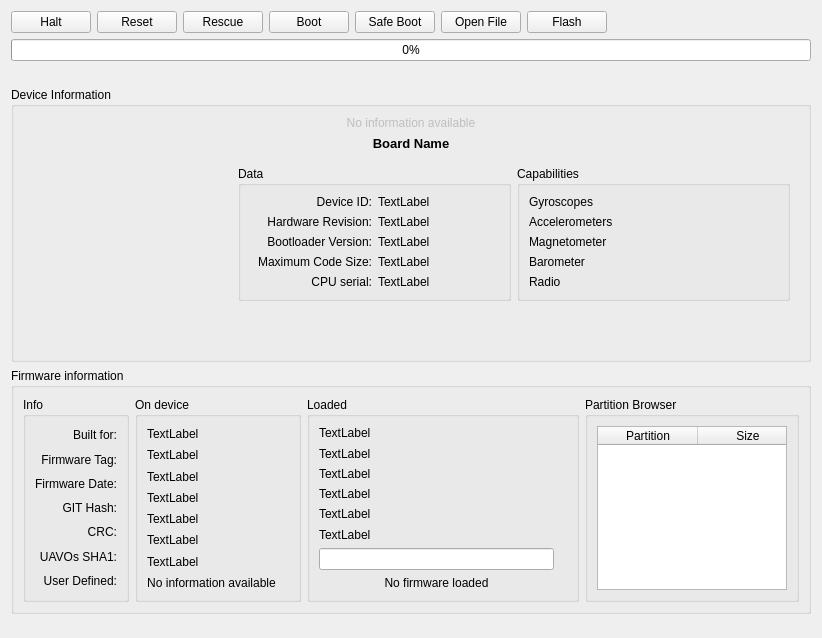
<?xml version="1.0" encoding="UTF-8"?>
<ui version="4.0">
 <class>UploaderngWidget</class>
 <widget class="QWidget" name="UploaderngWidget">
  <property name="geometry">
   <rect>
    <x>0</x>
    <y>0</y>
    <width>822</width>
    <height>638</height>
   </rect>
  </property>
  <property name="windowTitle">
   <string>Form</string>
  </property>
  <layout class="QVBoxLayout" name="verticalLayout">
   <item>
    <layout class="QHBoxLayout" name="horizontalLayout">
     <item>
      <widget class="QPushButton" name="haltButton">
       <property name="enabled">
        <bool>true</bool>
       </property>
       <property name="toolTip">
        <string>&lt;html&gt;&lt;head/&gt;&lt;body&gt;&lt;p&gt;Tells the mainboard to go down&lt;/p&gt;&lt;p&gt;to bootloader mode.&lt;/p&gt;&lt;p&gt;(Only enabled if telemetry link is established trough USB)&lt;/p&gt;&lt;/body&gt;&lt;/html&gt;</string>
       </property>
       <property name="text">
        <string>Halt</string>
       </property>
      </widget>
     </item>
     <item>
      <widget class="QPushButton" name="resetButton">
       <property name="enabled">
        <bool>true</bool>
       </property>
       <property name="toolTip">
        <string>Reset the system.
(Only enabled if telemetry link is established, either
through serial or USB)</string>
       </property>
       <property name="text">
        <string>Reset</string>
       </property>
      </widget>
     </item>
     <item>
      <widget class="QPushButton" name="rescueButton">
       <property name="toolTip">
        <string>Start a guided procedure to manually
recover a system which does not boot.

Rescue is possible in USB mode only.</string>
       </property>
       <property name="text">
        <string>Rescue</string>
       </property>
      </widget>
     </item>
     <item>
      <widget class="QPushButton" name="bootButton">
       <property name="enabled">
        <bool>true</bool>
       </property>
       <property name="toolTip">
        <string>&lt;html&gt;&lt;head/&gt;&lt;body&gt;&lt;p&gt;Boots the system.&lt;/p&gt;&lt;/body&gt;&lt;/html&gt;</string>
       </property>
       <property name="text">
        <string>Boot</string>
       </property>
      </widget>
     </item>
     <item>
      <widget class="QPushButton" name="safeBootButton">
       <property name="enabled">
        <bool>true</bool>
       </property>
       <property name="toolTip">
        <string>&lt;html&gt;&lt;head/&gt;&lt;body&gt;&lt;p&gt;Boots the system into safe mode (ie. default HwSettings)&lt;/p&gt;&lt;/body&gt;&lt;/html&gt;</string>
       </property>
       <property name="text">
        <string>Safe Boot</string>
       </property>
      </widget>
     </item>
     <item>
      <widget class="QPushButton" name="openButton">
       <property name="toolTip">
        <string>&lt;html&gt;&lt;head/&gt;&lt;body&gt;&lt;p&gt;Opens a file containing the firmware you wish to flash&lt;/p&gt;&lt;/body&gt;&lt;/html&gt;</string>
       </property>
       <property name="text">
        <string>Open File</string>
       </property>
      </widget>
     </item>
     <item>
      <widget class="QPushButton" name="flashButton">
       <property name="toolTip">
        <string>&lt;html&gt;&lt;head/&gt;&lt;body&gt;&lt;p&gt;Flashes the currently loaded firmware to the board&lt;/p&gt;&lt;/body&gt;&lt;/html&gt;</string>
       </property>
       <property name="text">
        <string>Flash</string>
       </property>
      </widget>
     </item>
     <item>
      <spacer name="horizontalSpacer">
       <property name="orientation">
        <enum>Qt::Horizontal</enum>
       </property>
       <property name="sizeHint" stdset="0">
        <size>
         <width>40</width>
         <height>20</height>
        </size>
       </property>
      </spacer>
     </item>
     <item>
      <widget class="QPushButton" name="pbHelp">
       <property name="text">
        <string/>
       </property>
       <property name="icon">
        <iconset resource="../coreplugin/core.qrc">
         <normaloff>:/core/images/helpicon.svg</normaloff>:/core/images/helpicon.svg</iconset>
       </property>
       <property name="iconSize">
        <size>
         <width>30</width>
         <height>30</height>
        </size>
       </property>
       <property name="flat">
        <bool>true</bool>
       </property>
      </widget>
     </item>
    </layout>
   </item>
   <item>
    <widget class="QProgressBar" name="progressBar">
     <property name="value">
      <number>0</number>
     </property>
    </widget>
   </item>
   <item>
    <layout class="QHBoxLayout" name="horizontalLayout_2">
     <item>
      <widget class="QLabel" name="statusPic">
       <property name="text">
        <string/>
       </property>
       <property name="scaledContents">
        <bool>true</bool>
       </property>
      </widget>
     </item>
     <item>
      <widget class="QLabel" name="statusLabel">
       <property name="sizePolicy">
        <sizepolicy hsizetype="MinimumExpanding" vsizetype="Preferred">
         <horstretch>0</horstretch>
         <verstretch>0</verstretch>
        </sizepolicy>
       </property>
       <property name="font">
        <font>
         <weight>75</weight>
         <bold>true</bold>
        </font>
       </property>
       <property name="text">
        <string/>
       </property>
      </widget>
     </item>
    </layout>
   </item>
   <item>
    <widget class="QSplitter" name="splitter">
     <property name="orientation">
      <enum>Qt::Vertical</enum>
     </property>
     <widget class="QWidget" name="verticalLayoutWidget">
      <layout class="QVBoxLayout" name="verticalLayout_3">
       <item>
        <widget class="QGroupBox" name="deviceGB">
         <property name="title">
          <string>Device Information</string>
         </property>
         <layout class="QVBoxLayout" name="verticalLayout_2">
          <item>
           <widget class="QLabel" name="deviceInformationNoInfo">
            <property name="enabled">
             <bool>false</bool>
            </property>
            <property name="text">
             <string>No information available</string>
            </property>
            <property name="alignment">
             <set>Qt::AlignCenter</set>
            </property>
           </widget>
          </item>
          <item>
           <widget class="QLabel" name="boardName_lbl">
            <property name="sizePolicy">
             <sizepolicy hsizetype="Preferred" vsizetype="Fixed">
              <horstretch>0</horstretch>
              <verstretch>0</verstretch>
             </sizepolicy>
            </property>
            <property name="font">
             <font>
              <pointsize>10</pointsize>
              <weight>75</weight>
              <bold>true</bold>
             </font>
            </property>
            <property name="text">
             <string>Board Name</string>
            </property>
            <property name="alignment">
             <set>Qt::AlignCenter</set>
            </property>
            <property name="wordWrap">
             <bool>true</bool>
            </property>
           </widget>
          </item>
          <item>
           <widget class="QWidget" name="deviceInformationMainLayout" native="true">
            <layout class="QHBoxLayout" name="deviceInformationLayout">
             <item>
              <widget class="QLabel" name="boardPic">
               <property name="maximumSize">
                <size>
                 <width>200</width>
                 <height>200</height>
                </size>
               </property>
               <property name="text">
                <string/>
               </property>
               <property name="scaledContents">
                <bool>false</bool>
               </property>
              </widget>
             </item>
             <item>
              <layout class="QVBoxLayout" name="verticalLayout_4">
               <item>
                <layout class="QHBoxLayout" name="horizontalLayout_3">
                 <item>
                  <widget class="QGroupBox" name="dataGB">
                   <property name="title">
                    <string>Data</string>
                   </property>
                   <layout class="QGridLayout" name="gridLayout">
                    <item row="3" column="1">
                     <widget class="QLabel" name="maxCode_lbl">
                      <property name="text">
                       <string>TextLabel</string>
                      </property>
                     </widget>
                    </item>
                    <item row="1" column="0">
                     <widget class="QLabel" name="label_hw_rev">
                      <property name="text">
                       <string>Hardware Revision:</string>
                      </property>
                      <property name="alignment">
                       <set>Qt::AlignRight|Qt::AlignTrailing|Qt::AlignVCenter</set>
                      </property>
                     </widget>
                    </item>
                    <item row="0" column="1">
                     <widget class="QLabel" name="devID_lbl">
                      <property name="text">
                       <string>TextLabel</string>
                      </property>
                     </widget>
                    </item>
                    <item row="2" column="1">
                     <widget class="QLabel" name="blVer_lbl">
                      <property name="text">
                       <string>TextLabel</string>
                      </property>
                     </widget>
                    </item>
                    <item row="0" column="0">
                     <widget class="QLabel" name="label_dev_id">
                      <property name="text">
                       <string>Device ID:</string>
                      </property>
                      <property name="alignment">
                       <set>Qt::AlignRight|Qt::AlignTrailing|Qt::AlignVCenter</set>
                      </property>
                     </widget>
                    </item>
                    <item row="3" column="0">
                     <widget class="QLabel" name="label_max_code">
                      <property name="text">
                       <string>Maximum Code Size:</string>
                      </property>
                      <property name="alignment">
                       <set>Qt::AlignRight|Qt::AlignTrailing|Qt::AlignVCenter</set>
                      </property>
                     </widget>
                    </item>
                    <item row="1" column="1">
                     <widget class="QLabel" name="hwRev_lbl">
                      <property name="text">
                       <string>TextLabel</string>
                      </property>
                     </widget>
                    </item>
                    <item row="2" column="0">
                     <widget class="QLabel" name="label_bl_ver">
                      <property name="text">
                       <string>Bootloader Version:</string>
                      </property>
                      <property name="alignment">
                       <set>Qt::AlignRight|Qt::AlignTrailing|Qt::AlignVCenter</set>
                      </property>
                     </widget>
                    </item>
                    <item row="4" column="0">
                     <widget class="QLabel" name="label_cpu_serial">
                      <property name="text">
                       <string>CPU serial:</string>
                      </property>
                      <property name="alignment">
                       <set>Qt::AlignRight|Qt::AlignTrailing|Qt::AlignVCenter</set>
                      </property>
                     </widget>
                    </item>
                    <item row="4" column="1">
                     <widget class="QLabel" name="cpuSerial_lbl">
                      <property name="text">
                       <string>TextLabel</string>
                      </property>
                     </widget>
                    </item>
                   </layout>
                  </widget>
                 </item>
                 <item>
                  <widget class="QGroupBox" name="capabilitieGB">
                   <property name="title">
                    <string>Capabilities</string>
                   </property>
                   <layout class="QVBoxLayout" name="verticalLayout_5">
                    <item>
                     <widget class="QLabel" name="gyroCap_lbl">
                      <property name="text">
                       <string>Gyroscopes</string>
                      </property>
                     </widget>
                    </item>
                    <item>
                     <widget class="QLabel" name="accCap_lbl">
                      <property name="text">
                       <string>Accelerometers</string>
                      </property>
                     </widget>
                    </item>
                    <item>
                     <widget class="QLabel" name="magCap_lbl">
                      <property name="text">
                       <string>Magnetometer</string>
                      </property>
                     </widget>
                    </item>
                    <item>
                     <widget class="QLabel" name="baroCap_lbl">
                      <property name="text">
                       <string>Barometer</string>
                      </property>
                     </widget>
                    </item>
                    <item>
                     <widget class="QLabel" name="radioCap_lbl">
                      <property name="text">
                       <string>Radio</string>
                      </property>
                     </widget>
                    </item>
                   </layout>
                  </widget>
                 </item>
                </layout>
               </item>
              </layout>
             </item>
            </layout>
           </widget>
          </item>
          <item>
           <spacer name="verticalSpacer">
            <property name="orientation">
             <enum>Qt::Vertical</enum>
            </property>
            <property name="sizeHint" stdset="0">
             <size>
              <width>20</width>
              <height>40</height>
             </size>
            </property>
           </spacer>
          </item>
         </layout>
        </widget>
       </item>
       <item>
        <widget class="QGroupBox" name="firmwareGB">
         <property name="title">
          <string>Firmware information</string>
         </property>
         <layout class="QHBoxLayout" name="horizontalLayout_4">
          <item>
           <widget class="QGroupBox" name="groupBox">
            <property name="title">
             <string>Info</string>
            </property>
            <layout class="QVBoxLayout" name="verticalLayout_6">
             <item>
              <layout class="QVBoxLayout" name="verticalLayout_10">
               <item>
                <widget class="QLabel" name="label_built_for">
                 <property name="text">
                  <string>Built for:</string>
                 </property>
                 <property name="alignment">
                  <set>Qt::AlignRight|Qt::AlignTrailing|Qt::AlignVCenter</set>
                 </property>
                </widget>
               </item>
               <item>
                <widget class="QLabel" name="label_firmware_tag">
                 <property name="text">
                  <string>Firmware Tag:</string>
                 </property>
                 <property name="alignment">
                  <set>Qt::AlignRight|Qt::AlignTrailing|Qt::AlignVCenter</set>
                 </property>
                </widget>
               </item>
               <item>
                <widget class="QLabel" name="label_firmware_date">
                 <property name="text">
                  <string>Firmware Date:</string>
                 </property>
                 <property name="alignment">
                  <set>Qt::AlignRight|Qt::AlignTrailing|Qt::AlignVCenter</set>
                 </property>
                </widget>
               </item>
               <item>
                <widget class="QLabel" name="label_git_hash">
                 <property name="text">
                  <string>GIT Hash:</string>
                 </property>
                 <property name="alignment">
                  <set>Qt::AlignRight|Qt::AlignTrailing|Qt::AlignVCenter</set>
                 </property>
                </widget>
               </item>
               <item>
                <widget class="QLabel" name="label_crc">
                 <property name="text">
                  <string>CRC:</string>
                 </property>
                 <property name="alignment">
                  <set>Qt::AlignRight|Qt::AlignTrailing|Qt::AlignVCenter</set>
                 </property>
                </widget>
               </item>
               <item>
                <widget class="QLabel" name="label_uavos_sha1">
                 <property name="text">
                  <string>UAVOs SHA1:</string>
                 </property>
                 <property name="alignment">
                  <set>Qt::AlignRight|Qt::AlignTrailing|Qt::AlignVCenter</set>
                 </property>
                </widget>
               </item>
               <item>
                <widget class="QLabel" name="label_user_defined">
                 <property name="text">
                  <string>User Defined:</string>
                 </property>
                 <property name="alignment">
                  <set>Qt::AlignRight|Qt::AlignTrailing|Qt::AlignVCenter</set>
                 </property>
                </widget>
               </item>
              </layout>
             </item>
            </layout>
           </widget>
          </item>
          <item>
           <widget class="QGroupBox" name="onDeviceGB">
            <property name="title">
             <string>On device</string>
            </property>
            <layout class="QHBoxLayout" name="horizontalLayout_5">
             <item>
              <layout class="QVBoxLayout" name="verticalLayout_9">
               <item>
                <widget class="QLabel" name="builtForOD_lbl">
                 <property name="text">
                  <string>TextLabel</string>
                 </property>
                </widget>
               </item>
               <item>
                <widget class="QLabel" name="firmwareTagOD_lbl">
                 <property name="text">
                  <string>TextLabel</string>
                 </property>
                </widget>
               </item>
               <item>
                <widget class="QLabel" name="firmwareDateOD_lbl">
                 <property name="text">
                  <string>TextLabel</string>
                 </property>
                </widget>
               </item>
               <item>
                <widget class="QLabel" name="gitHashOD_lbl">
                 <property name="text">
                  <string>TextLabel</string>
                 </property>
                </widget>
               </item>
               <item>
                <widget class="QLabel" name="crcOD_lbl">
                 <property name="text">
                  <string>TextLabel</string>
                 </property>
                </widget>
               </item>
               <item>
                <widget class="QLabel" name="uavosSHA_OD_lbl">
                 <property name="text">
                  <string>TextLabel</string>
                 </property>
                </widget>
               </item>
               <item>
                <widget class="QLabel" name="userDefined_OD_lbl">
                 <property name="text">
                  <string>TextLabel</string>
                 </property>
                </widget>
               </item>
               <item>
                <widget class="QLabel" name="noInfoOnDevice">
                 <property name="enabled">
                  <bool>true</bool>
                 </property>
                 <property name="text">
                  <string>No information available</string>
                 </property>
                 <property name="alignment">
                  <set>Qt::AlignCenter</set>
                 </property>
                </widget>
               </item>
              </layout>
             </item>
             <item>
              <widget class="QLabel" name="firmwareOnDevicePic">
               <property name="maximumSize">
                <size>
                 <width>100</width>
                 <height>100</height>
                </size>
               </property>
               <property name="text">
                <string/>
               </property>
              </widget>
             </item>
            </layout>
           </widget>
          </item>
          <item>
           <widget class="QGroupBox" name="loadedGB">
            <property name="title">
             <string>Loaded</string>
            </property>
            <layout class="QHBoxLayout" name="horizontalLayout_6">
             <item>
              <layout class="QVBoxLayout" name="verticalLayout_7">
               <item>
                <widget class="QLabel" name="builtForLD_lbl">
                 <property name="text">
                  <string>TextLabel</string>
                 </property>
                </widget>
               </item>
               <item>
                <widget class="QLabel" name="firmwareTagLD_lbl">
                 <property name="text">
                  <string>TextLabel</string>
                 </property>
                </widget>
               </item>
               <item>
                <widget class="QLabel" name="firmwareDateLD_lbl">
                 <property name="text">
                  <string>TextLabel</string>
                 </property>
                </widget>
               </item>
               <item>
                <widget class="QLabel" name="gitHashLD_lbl">
                 <property name="text">
                  <string>TextLabel</string>
                 </property>
                </widget>
               </item>
               <item>
                <widget class="QLabel" name="crcLD_lbl">
                 <property name="text">
                  <string>TextLabel</string>
                 </property>
                </widget>
               </item>
               <item>
                <widget class="QLabel" name="uavosSHA_LD_lbl">
                 <property name="text">
                  <string>TextLabel</string>
                 </property>
                </widget>
               </item>
               <item>
                <widget class="QLineEdit" name="userDefined_LD_lbl">
                 <property name="maxLength">
                  <number>20</number>
                 </property>
                </widget>
               </item>
               <item>
                <widget class="QLabel" name="noFirmwareLoaded">
                 <property name="text">
                  <string>No firmware loaded</string>
                 </property>
                 <property name="alignment">
                  <set>Qt::AlignCenter</set>
                 </property>
                </widget>
               </item>
              </layout>
             </item>
             <item>
              <widget class="QLabel" name="firmwareLoadedPic">
               <property name="maximumSize">
                <size>
                 <width>100</width>
                 <height>100</height>
                </size>
               </property>
               <property name="text">
                <string/>
               </property>
              </widget>
             </item>
            </layout>
           </widget>
          </item>
          <item>
           <widget class="QGroupBox" name="partitionBrowserGB">
            <property name="title">
             <string>Partition Browser</string>
            </property>
            <layout class="QVBoxLayout" name="verticalLayout_8">
             <item>
              <widget class="QTableWidget" name="partitionBrowserTW">
               <property name="sizePolicy">
                <sizepolicy hsizetype="Fixed" vsizetype="Expanding">
                 <horstretch>0</horstretch>
                 <verstretch>0</verstretch>
                </sizepolicy>
               </property>
               <property name="maximumSize">
                <size>
                 <width>190</width>
                 <height>16777215</height>
                </size>
               </property>
               <property name="horizontalScrollBarPolicy">
                <enum>Qt::ScrollBarAlwaysOff</enum>
               </property>
               <property name="editTriggers">
                <set>QAbstractItemView::NoEditTriggers</set>
               </property>
               <attribute name="verticalHeaderVisible">
                <bool>false</bool>
               </attribute>
               <column>
                <property name="text">
                 <string>Partition</string>
                </property>
               </column>
               <column>
                <property name="text">
                 <string>Size</string>
                </property>
               </column>
              </widget>
             </item>
            </layout>
           </widget>
          </item>
         </layout>
        </widget>
       </item>
      </layout>
     </widget>
    </widget>
   </item>
   <item>
    <spacer name="verticalSpacer_2">
     <property name="orientation">
      <enum>Qt::Vertical</enum>
     </property>
     <property name="sizeHint" stdset="0">
      <size>
       <width>20</width>
       <height>40</height>
      </size>
     </property>
    </spacer>
   </item>
  </layout>
 </widget>
 <resources>
  <include location="../coreplugin/core.qrc"/>
 </resources>
 <connections/>
</ui>
